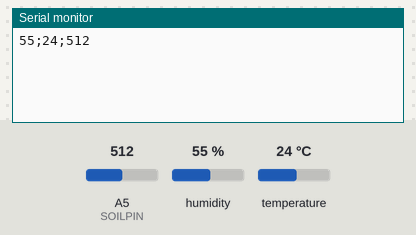
Simulated run of this sketch. Board: Arduino Uno, built with avr-gcc and run on an emulated ATmega328P. Shown: the last lines printed to the serial monitor. The inputs (shaded band) are chosen by the test bench; at power-on: humidity 55 %, A5 (SOILPIN) = 512, temperature 24 °C.

Above: at 3.7 s.
3.8 s: humidity set to 22 %
At 6.0 s:
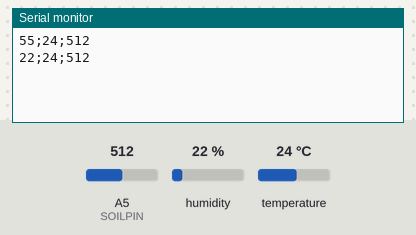
7.1 s: A5 (SOILPIN) set to 716
At 8.8 s:
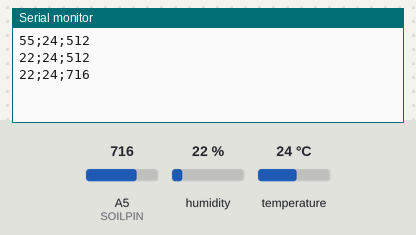
10.4 s: temperature set to 12 °C
At 13.2 s:
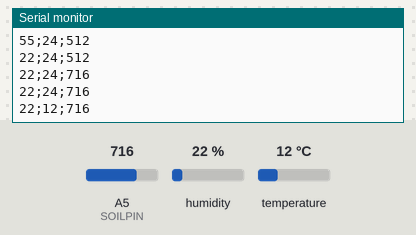
13.7 s: A5 (SOILPIN) set to 900
At 15.9 s:
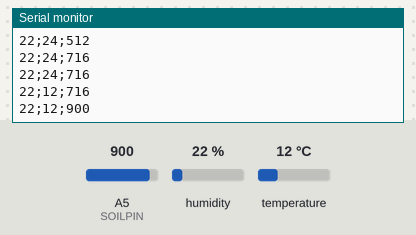
17.0 s: humidity set to 40 %
At 18.7 s:
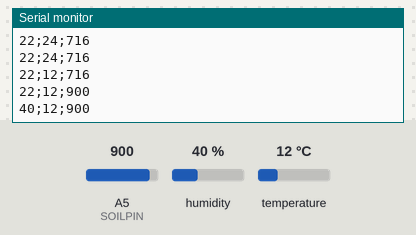
Timing chart, 0 to 20.2 s (numbered marks = the images above; inputs shaded):
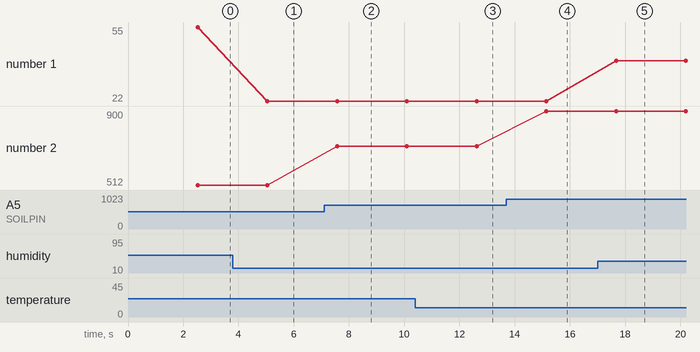

Measured:
- after the input at 3.8 s, the serial monitor: prints a new line after 1.2 s (image 1)
- after the input at 7.1 s, the serial monitor: prints a new line after 0.47 s (image 2)
- after the input at 10.4 s, the serial monitor: prints a new line after 2.2 s (image 3)
- after the input at 13.7 s, the serial monitor: prints a new line after 1.4 s (image 4)
- after the input at 17.0 s, the serial monitor: prints a new line after 0.67 s (image 5)
- plotted number 1: 55 → 22 after the input at 3.8 s, 22 → 40 after the input at 17.0 s
- plotted number 2: 512 → 716 after the input at 7.1 s, 716 → 900 after the input at 13.7 s

The sketch:

compostify_sensors.ino
```cpp
/*
Sensor DHT11 (5v)
Soil Moisture Sensor
*/

#include "DHT.h"
#define SOILPIN 5
#define DHTPIN 7
#define DHTTYPE DHT11
#define TICK 2500  // 2.5 secs
#define DELIMITER "\n"


DHT dht(DHTPIN, DHTTYPE);

void setup() {
  Serial.begin(9600);
  dht.begin();
  delay(2500);
}

void write_data(int humidity_rel, int temperature, int humidity_soil) {
    Serial.print(humidity_rel);
    Serial.print(";");
    Serial.print(temperature);
    Serial.print(";");
    Serial.print(humidity_soil);
    Serial.print(DELIMITER);
}

void loop() {
  int hum_rel = dht.readHumidity();
  int temp_cel = dht.readTemperature();
  int soil_hum = analogRead(SOILPIN);

  write_data(hum_rel, temp_cel, soil_hum);

  delay(TICK);
}
```
